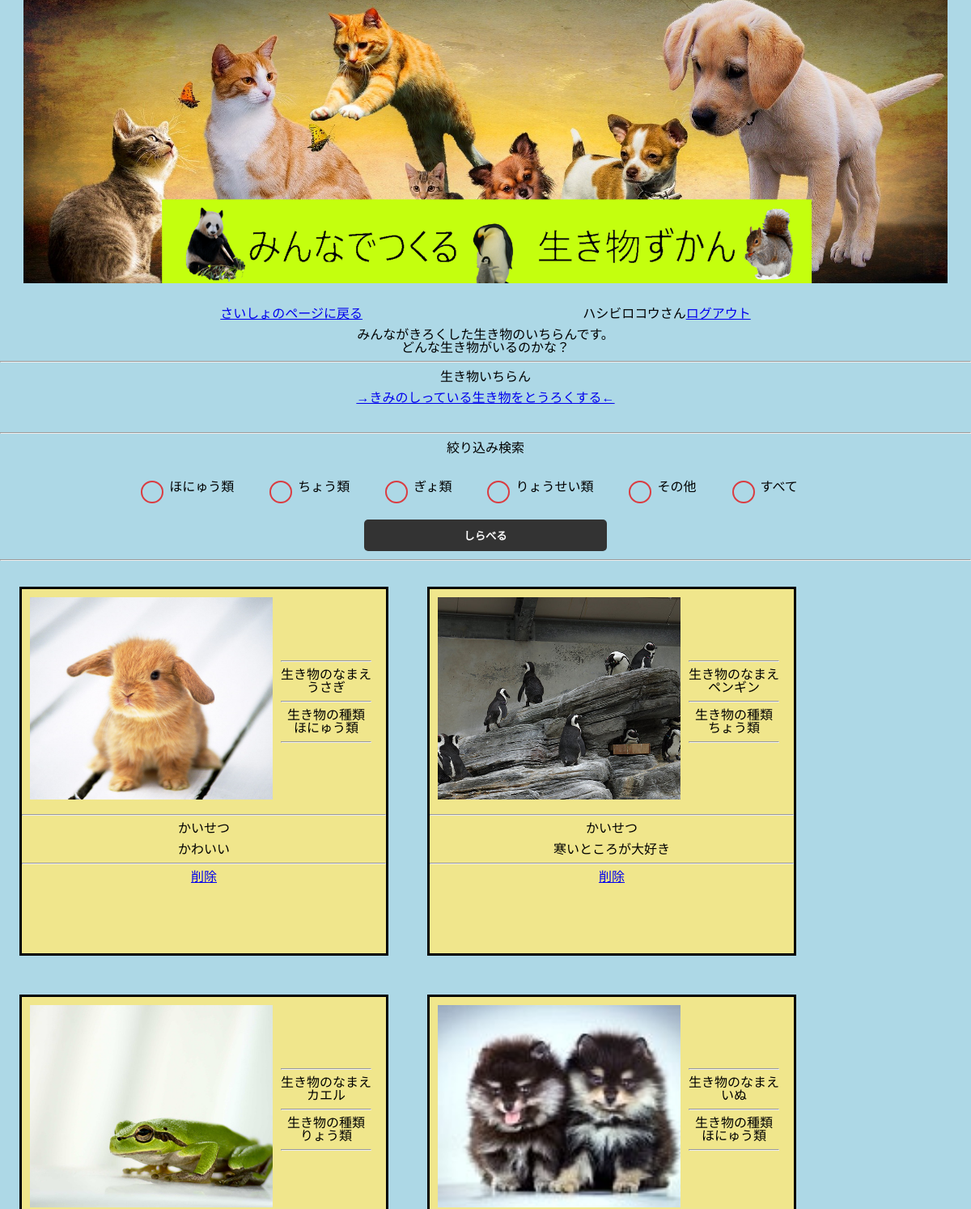
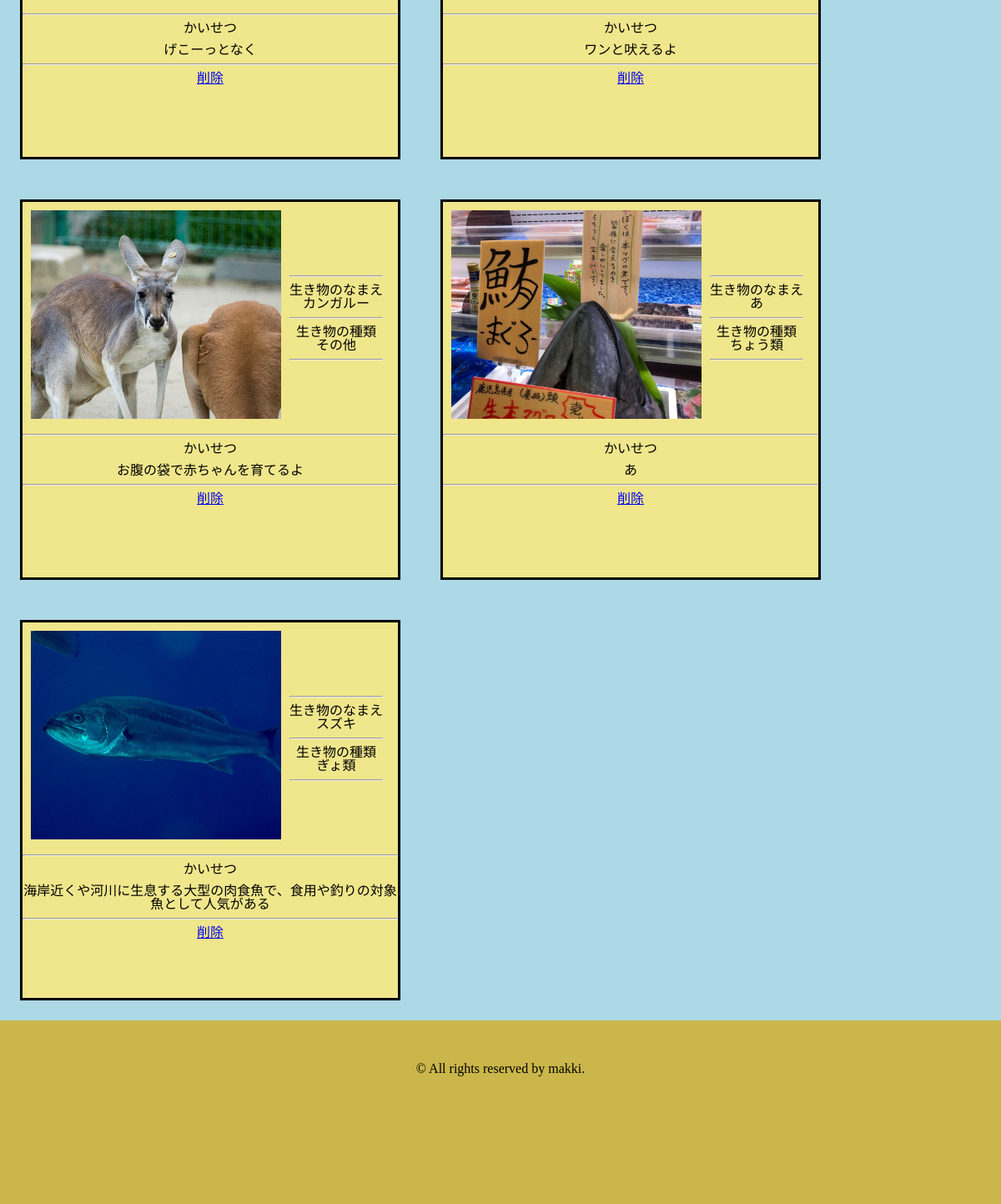
/animal.php (signed in), run on the app's committed database (2 pictures, top to bottom).
### tables this page shows
CREATE TABLE `animal_table` (
  `id` int(12) NOT NULL,
  `a_name` varchar(64) NOT NULL,
  `category` varchar(12) NOT NULL,
  `kaisetu` text NOT NULL,
  `img` varchar(200) NOT NULL
);

### _function.php (called while the page is built, shortened)
<?php
    function h($val){
        return htmlspecialchars($val, ENT_QUOTES);
    }
?>

### animal.php (the view, shortened to what this page needs)
<?php
include("_function.php");
$pdo = db_connect();
    $stmt = $pdo->prepare("SELECT * FROM animal_table");
    $status = $stmt->execute();
$view = "";
if($status==false){
    $error = $stmt->errorInfo();
exit("ErrorQuery:".$error[2]);
} else {
    while($result = $stmt->fetch(PDO::FETCH_ASSOC)){
           $view .='<div class="animal_box">';
           $view .='<div class="imgname_box">';
           $view .='<p>';
           $view .='<img src="'.$result["img"].'"class="a_img">';
           $view .='</p>';
           $view .='<div class="name_box">';
           $view .='<hr>';
           $view .='<p>';
           $view .='生き物のなまえ';
           $view .='</p>';
           $view .='<p class="a_name">';
           $view .=$result["a_name"];
           $view .='</p>';
           $view .='<hr>';
           $view .='<p>';
           $view .='生き物の種類';
           $view .='</p>';
           $view .='<p class="a_category">';
           $view .=$result["category"];
           $view .='</p>';
           $view .='<hr>';
           $view .='</div>';
           $view .='</div>';
           $view .='<hr>';
           $view .='<p class="kaisetu_a">';
           $view .='かいせつ';
           $view .='</p>';
           $view .='<p class="a_kaisetu">';
           $view .=$result["kaisetu"];
           $view .='</p>';
           $view .='<hr>';
           $view .= "<a class='delete' href=delete.php?id={$result["id"]} onclick=confirm('データを削除します。本当によろしいですか？')>";
           $view .="削除";
           $view .= '</a>';
           $view .='</div>';
    }
}
?>
<html lang="ja">
  <head>
<link rel="stylesheet" href="css/reset.css" />
<link rel="stylesheet" href="css/style.css" />
  </head>
  <body>
    <header>
      <div class=title>
<img src="img/タイト.png" alt="ヘッダー">
</div>
    <div class="log">
        <a href="_top.php" class="top">さいしょのページに戻る</a>
        <p><?php echo h($_SESSION["u_name"]);?>さん<a href="logout.php">ログアウト</a></p>
      </div>
    <div class="formArea">
      <h1>みんながきろくした生き物のいちらんです。<br/>どんな生き物がいるのかな？</h1><hr>
    </div>
    </header>
    <main>
     <h2 class="formArea">生き物いちらん</h2>
    <p class="formArea"><a href="admin_form.php">→きみのしっている生き物をとうろくする←</a></p><br/><hr>
        <form method="post" action="_search.php">
          <p class="formArea">絞り込み検索 </p>
<div class="cp_ipradio">
	<label for="a_rb1">ほにゅう類</label>
	<label for="a_rb2">ちょう類</label>
	<label for="a_rb3">ぎょ類</label>
	<label for="a_rb4">りょうせい類</label>
	<label for="a_rb5">その他</label>
	<label for="a_rb6">すべて</label>
</div>
          <p class="formArea"><input type="submit" class="form-Btn" value="しらべる" /></p>
        </form>
      <hr>
     <div class="animal">
     <?php echo ($view)?>
    </div>
    </main>
          <footer>
  	<p>© All rights reserved by makki.</p>
  </footer>
  </body>
</html>

### css/style.css (style rules this page uses)
body { background-color: lightblue; }
.title { display: flex; justify-content: center; width: 1200px; height: 350px; margin: 0 auto; margin-bottom: 30px; }
.formArea { text-align: center; margin-top: 10px; margin-bottom: 10px; }
footer { width: 100%; height: 120px; text-align: center; padding: 50px 0; background-color: #cab64a; }
.log { display: flex; justify-content: space-evenly; align-items: center; }
input[type="submit"] { border: none; display: block; width: 100%; max-width: 300px; padding: 10px; border-radius: 5px; background-color: #333; color: #fff; font-weight: bold; appearance: none; -webkit-appearance: none; -moz-appearance: none; cursor: pointer; margin: 0 auto; }
.cp_ipradio { width: 90%; margin: 2em auto; text-align: left; text-align: center; }
.cp_ipradio label { position: relative; display: inline-block; margin-right: 30px; padding-right: 10px; padding-left: 35px; cursor: pointer; }
.cp_ipradio label::before { position: absolute; z-index: -1; top: 0; left: 0; display: block; width: 24px; height: 24px; content: " "; border: 2px solid #da3c41; border-radius: 4px; }
.cp_ipradio input[type="radio"] + label::before { border-radius: 18px; }
.cp_ipradio label, .cp_ipradio label::before { -webkit-transition: 0.25s all ease; transition: 0.25s all ease; }
.animal_box { width: 450px; height: 450px; border: solid 3px black; margin: 1.5em; background-color: khaki; }
.imgname_box { display: flex; }
.name_box { text-align: center; margin-top: 80px; }
.a_img { width: 300px; height: 250px; margin: 10px; object-fit: cover; }
.animal { display: flex; flex-wrap: wrap; }
.kaisetu_a { text-align: center; margin-bottom: 10px; }
.a_kaisetu { text-align: center; }
a.delete { display: flex; justify-content: center; align-items: flex-end; }

### data on the page
animal_table: img (picture), value "生き物のなまえ うさぎ 生き物の種類 ほにゅう類 かいせつ かわいい 削除"
animal_table: img (picture), value "生き物のなまえ ペンギン 生き物の種類 ちょう類 かいせつ 寒いところが大好き 削除"
animal_table: img (picture), value "生き物のなまえ カエル 生き物の種類 りょう類 かいせつ げこーっとなく 削除"
animal_table: img (picture), value "生き物のなまえ いぬ 生き物の種類 ほにゅう類 かいせつ ワンと吠えるよ 削除"
animal_table: img (picture), value "生き物のなまえ カンガルー 生き物の種類 その他 かいせつ お腹の袋で赤ちゃんを育てるよ 削除"
animal_table: img (picture), value "生き物のなまえ あ 生き物の種類 ちょう類 かいせつ あ 削除"
animal_table: img (picture), value "生き物のなまえ スズキ 生き物の種類 ぎょ類 かいせつ 海岸近くや河川に生息する大型の肉食魚で、食用や釣りの対象魚として人気がある 削除"

### other printed values
$_SESSION["u_name"] "ハシビロコウ"
